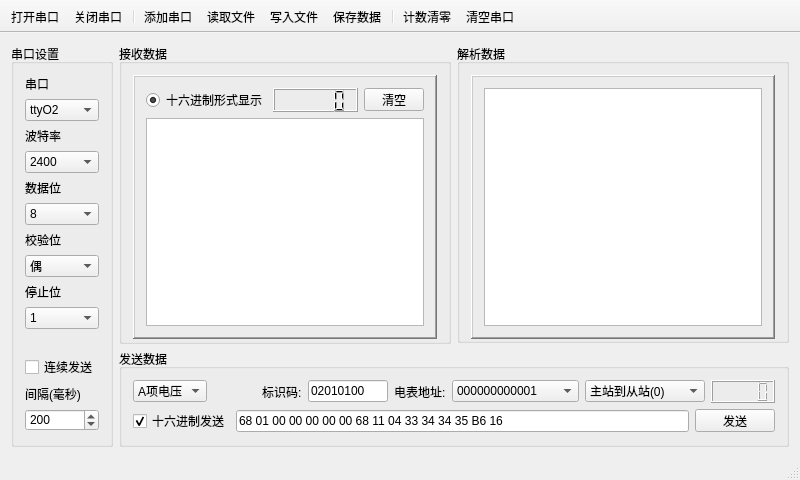
<?xml version="1.0" encoding="UTF-8"?>
<ui version="4.0">
 <class>EmterWindow</class>
 <widget class="QMainWindow" name="EmterWindow">
  <property name="enabled">
   <bool>true</bool>
  </property>
  <property name="geometry">
   <rect>
    <x>0</x>
    <y>0</y>
    <width>800</width>
    <height>480</height>
   </rect>
  </property>
  <property name="minimumSize">
   <size>
    <width>800</width>
    <height>480</height>
   </size>
  </property>
  <property name="font">
   <font>
    <family>Times New Roman</family>
    <pointsize>9</pointsize>
   </font>
  </property>
  <property name="cursor">
   <cursorShape>PointingHandCursor</cursorShape>
  </property>
  <property name="contextMenuPolicy">
   <enum>Qt::NoContextMenu</enum>
  </property>
  <property name="windowTitle">
   <string>QCom串口调试助手 1.0</string>
  </property>
  <property name="styleSheet">
   <string notr="true">QDialog{background:rgb(229, 255, 239)}
QStatusBar{background:url(:/images/header.bmp)}
QPushButton{background:url(:/images/header.bmp)}
QLCDNumber{background:url(:/images/lcd.bmp)}








</string>
  </property>
  <property name="iconSize">
   <size>
    <width>16</width>
    <height>16</height>
   </size>
  </property>
  <property name="toolButtonStyle">
   <enum>Qt::ToolButtonTextBesideIcon</enum>
  </property>
  <property name="animated">
   <bool>true</bool>
  </property>
  <widget class="QWidget" name="centralWidget">
   <layout class="QGridLayout" name="gridLayout">
    <item row="0" column="0" rowspan="2">
     <widget class="QGroupBox" name="groupBox">
      <property name="styleSheet">
       <string notr="true"/>
      </property>
      <property name="title">
       <string>串口设置</string>
      </property>
      <property name="flat">
       <bool>false</bool>
      </property>
      <layout class="QVBoxLayout" name="verticalLayout">
       <item>
        <widget class="QLabel" name="label">
         <property name="sizePolicy">
          <sizepolicy hsizetype="Preferred" vsizetype="Fixed">
           <horstretch>0</horstretch>
           <verstretch>0</verstretch>
          </sizepolicy>
         </property>
         <property name="text">
          <string>串口</string>
         </property>
        </widget>
       </item>
       <item>
        <widget class="QComboBox" name="portNameComboBox">
         <property name="currentIndex">
          <number>2</number>
         </property>
         <item>
          <property name="text">
           <string>ttyO0</string>
          </property>
         </item>
         <item>
          <property name="text">
           <string>ttyO1</string>
          </property>
         </item>
         <item>
          <property name="text">
           <string>ttyO2</string>
          </property>
         </item>
         <item>
          <property name="text">
           <string>ttyO3</string>
          </property>
         </item>
         <item>
          <property name="text">
           <string>ttyO4</string>
          </property>
         </item>
         <item>
          <property name="text">
           <string>ttyO5</string>
          </property>
         </item>
         <item>
          <property name="text">
           <string>ttyUSB0</string>
          </property>
         </item>
         <item>
          <property name="text">
           <string>ttyUSB1</string>
          </property>
         </item>
         <item>
          <property name="text">
           <string>ttyUSB2</string>
          </property>
         </item>
         <item>
          <property name="text">
           <string>ttyUSB3</string>
          </property>
         </item>
         <item>
          <property name="text">
           <string>ttyUSB4</string>
          </property>
         </item>
        </widget>
       </item>
       <item>
        <widget class="QLabel" name="label_2">
         <property name="sizePolicy">
          <sizepolicy hsizetype="Preferred" vsizetype="Fixed">
           <horstretch>0</horstretch>
           <verstretch>0</verstretch>
          </sizepolicy>
         </property>
         <property name="text">
          <string>波特率</string>
         </property>
        </widget>
       </item>
       <item>
        <widget class="QComboBox" name="baudRateComboBox">
         <property name="currentIndex">
          <number>10</number>
         </property>
         <item>
          <property name="text">
           <string>50</string>
          </property>
         </item>
         <item>
          <property name="text">
           <string>75</string>
          </property>
         </item>
         <item>
          <property name="text">
           <string>110</string>
          </property>
         </item>
         <item>
          <property name="text">
           <string>134</string>
          </property>
         </item>
         <item>
          <property name="text">
           <string>150</string>
          </property>
         </item>
         <item>
          <property name="text">
           <string>200</string>
          </property>
         </item>
         <item>
          <property name="text">
           <string>300</string>
          </property>
         </item>
         <item>
          <property name="text">
           <string>600</string>
          </property>
         </item>
         <item>
          <property name="text">
           <string>1200</string>
          </property>
         </item>
         <item>
          <property name="text">
           <string>1800</string>
          </property>
         </item>
         <item>
          <property name="text">
           <string>2400</string>
          </property>
         </item>
         <item>
          <property name="text">
           <string>4800</string>
          </property>
         </item>
         <item>
          <property name="text">
           <string>9600</string>
          </property>
         </item>
         <item>
          <property name="text">
           <string>14400</string>
          </property>
         </item>
         <item>
          <property name="text">
           <string>19200</string>
          </property>
         </item>
         <item>
          <property name="text">
           <string>38400</string>
          </property>
         </item>
         <item>
          <property name="text">
           <string>56000</string>
          </property>
         </item>
         <item>
          <property name="text">
           <string>57600</string>
          </property>
         </item>
         <item>
          <property name="text">
           <string>76800</string>
          </property>
         </item>
         <item>
          <property name="text">
           <string>115200</string>
          </property>
         </item>
         <item>
          <property name="text">
           <string>128000</string>
          </property>
         </item>
         <item>
          <property name="text">
           <string>256000</string>
          </property>
         </item>
        </widget>
       </item>
       <item>
        <widget class="QLabel" name="label_3">
         <property name="sizePolicy">
          <sizepolicy hsizetype="Preferred" vsizetype="Fixed">
           <horstretch>0</horstretch>
           <verstretch>0</verstretch>
          </sizepolicy>
         </property>
         <property name="text">
          <string>数据位</string>
         </property>
        </widget>
       </item>
       <item>
        <widget class="QComboBox" name="dataBitsComboBox">
         <property name="currentIndex">
          <number>3</number>
         </property>
         <item>
          <property name="text">
           <string>5</string>
          </property>
         </item>
         <item>
          <property name="text">
           <string>6</string>
          </property>
         </item>
         <item>
          <property name="text">
           <string>7</string>
          </property>
         </item>
         <item>
          <property name="text">
           <string>8</string>
          </property>
         </item>
        </widget>
       </item>
       <item>
        <widget class="QLabel" name="label_4">
         <property name="sizePolicy">
          <sizepolicy hsizetype="Preferred" vsizetype="Fixed">
           <horstretch>0</horstretch>
           <verstretch>0</verstretch>
          </sizepolicy>
         </property>
         <property name="text">
          <string>校验位</string>
         </property>
        </widget>
       </item>
       <item>
        <widget class="QComboBox" name="parityComboBox">
         <property name="currentIndex">
          <number>2</number>
         </property>
         <item>
          <property name="text">
           <string>无</string>
          </property>
         </item>
         <item>
          <property name="text">
           <string>奇</string>
          </property>
         </item>
         <item>
          <property name="text">
           <string>偶</string>
          </property>
         </item>
        </widget>
       </item>
       <item>
        <widget class="QLabel" name="label_5">
         <property name="sizePolicy">
          <sizepolicy hsizetype="Preferred" vsizetype="Fixed">
           <horstretch>0</horstretch>
           <verstretch>0</verstretch>
          </sizepolicy>
         </property>
         <property name="text">
          <string>停止位</string>
         </property>
        </widget>
       </item>
       <item>
        <widget class="QComboBox" name="stopBitsComboBox">
         <item>
          <property name="text">
           <string>1</string>
          </property>
         </item>
         <item>
          <property name="text">
           <string>2</string>
          </property>
         </item>
        </widget>
       </item>
       <item>
        <spacer name="verticalSpacer">
         <property name="orientation">
          <enum>Qt::Vertical</enum>
         </property>
         <property name="sizeType">
          <enum>QSizePolicy::Fixed</enum>
         </property>
         <property name="sizeHint" stdset="0">
          <size>
           <width>20</width>
           <height>20</height>
          </size>
         </property>
        </spacer>
       </item>
       <item>
        <widget class="QCheckBox" name="obocheckBox">
         <property name="text">
          <string>连续发送</string>
         </property>
        </widget>
       </item>
       <item>
        <widget class="QLabel" name="label_6">
         <property name="sizePolicy">
          <sizepolicy hsizetype="Preferred" vsizetype="Fixed">
           <horstretch>0</horstretch>
           <verstretch>0</verstretch>
          </sizepolicy>
         </property>
         <property name="text">
          <string>间隔(毫秒)</string>
         </property>
        </widget>
       </item>
       <item>
        <widget class="QSpinBox" name="delayspinBox">
         <property name="minimum">
          <number>10</number>
         </property>
         <property name="maximum">
          <number>5000</number>
         </property>
         <property name="value">
          <number>200</number>
         </property>
        </widget>
       </item>
      </layout>
     </widget>
    </item>
    <item row="0" column="1">
     <widget class="QGroupBox" name="groupBox_2">
      <property name="minimumSize">
       <size>
        <width>0</width>
        <height>300</height>
       </size>
      </property>
      <property name="maximumSize">
       <size>
        <width>350</width>
        <height>16777215</height>
       </size>
      </property>
      <property name="styleSheet">
       <string notr="true"/>
      </property>
      <property name="title">
       <string>接收数据</string>
      </property>
      <property name="flat">
       <bool>true</bool>
      </property>
      <layout class="QVBoxLayout" name="verticalLayout_5">
       <item>
        <widget class="QFrame" name="frame_3">
         <property name="minimumSize">
          <size>
           <width>0</width>
           <height>264</height>
          </size>
         </property>
         <property name="maximumSize">
          <size>
           <width>16777215</width>
           <height>264</height>
          </size>
         </property>
         <property name="styleSheet">
          <string notr="true"/>
         </property>
         <property name="frameShape">
          <enum>QFrame::WinPanel</enum>
         </property>
         <property name="frameShadow">
          <enum>QFrame::Raised</enum>
         </property>
         <property name="lineWidth">
          <number>1</number>
         </property>
         <property name="midLineWidth">
          <number>0</number>
         </property>
         <layout class="QVBoxLayout" name="verticalLayout_3">
          <item>
           <layout class="QVBoxLayout" name="verticalLayout_2">
            <item>
             <layout class="QHBoxLayout" name="horizontalLayout">
              <item>
               <widget class="QRadioButton" name="chradioButton">
                <property name="toolTip">
                 <string>&lt;html&gt;&lt;head/&gt;&lt;body&gt;&lt;p&gt;以十六进制方式显示数据&lt;/p&gt;&lt;/body&gt;&lt;/html&gt;</string>
                </property>
                <property name="text">
                 <string>十六进制形式显示</string>
                </property>
                <property name="checked">
                 <bool>true</bool>
                </property>
               </widget>
              </item>
              <item>
               <widget class="QLCDNumber" name="recvbyteslcdNumber">
                <property name="sizePolicy">
                 <sizepolicy hsizetype="Preferred" vsizetype="Minimum">
                  <horstretch>0</horstretch>
                  <verstretch>0</verstretch>
                 </sizepolicy>
                </property>
                <property name="toolTip">
                 <string>已接收字节数</string>
                </property>
                <property name="styleSheet">
                 <string notr="true"/>
                </property>
               </widget>
              </item>
              <item>
               <widget class="QPushButton" name="clearUpBtn">
                <property name="minimumSize">
                 <size>
                  <width>0</width>
                  <height>23</height>
                 </size>
                </property>
                <property name="maximumSize">
                 <size>
                  <width>60</width>
                  <height>23</height>
                 </size>
                </property>
                <property name="text">
                 <string>清空</string>
                </property>
                <property name="icon">
                 <iconset resource="images.qrc">
                  <normaloff>:/images/edit-clear.png</normaloff>:/images/edit-clear.png</iconset>
                </property>
               </widget>
              </item>
             </layout>
            </item>
            <item>
             <widget class="QTextBrowser" name="textBrowser"/>
            </item>
           </layout>
          </item>
         </layout>
        </widget>
       </item>
      </layout>
     </widget>
    </item>
    <item row="0" column="2">
     <widget class="QGroupBox" name="groupBox_3">
      <property name="minimumSize">
       <size>
        <width>0</width>
        <height>0</height>
       </size>
      </property>
      <property name="title">
       <string>解析数据</string>
      </property>
      <layout class="QVBoxLayout" name="verticalLayout_4">
       <item>
        <widget class="QFrame" name="frame">
         <property name="minimumSize">
          <size>
           <width>280</width>
           <height>264</height>
          </size>
         </property>
         <property name="maximumSize">
          <size>
           <width>16777215</width>
           <height>264</height>
          </size>
         </property>
         <property name="frameShape">
          <enum>QFrame::WinPanel</enum>
         </property>
         <property name="frameShadow">
          <enum>QFrame::Raised</enum>
         </property>
         <layout class="QGridLayout" name="gridLayout_2">
          <item row="0" column="0">
           <widget class="QTextBrowser" name="analyse_rev"/>
          </item>
         </layout>
        </widget>
       </item>
      </layout>
     </widget>
    </item>
    <item row="1" column="1" colspan="2">
     <widget class="QGroupBox" name="groupBox_4">
      <property name="styleSheet">
       <string notr="true"/>
      </property>
      <property name="title">
       <string>发送数据</string>
      </property>
      <property name="flat">
       <bool>true</bool>
      </property>
      <layout class="QVBoxLayout" name="verticalLayout_7">
       <item>
        <layout class="QHBoxLayout" name="horizontalLayout_2">
         <item>
          <widget class="QComboBox" name="sendcomboBox">
           <item>
            <property name="text">
             <string>A项电压</string>
            </property>
           </item>
           <item>
            <property name="text">
             <string>A项电流</string>
            </property>
           </item>
          </widget>
         </item>
         <item>
          <spacer name="horizontalSpacer_2">
           <property name="orientation">
            <enum>Qt::Horizontal</enum>
           </property>
           <property name="sizeHint" stdset="0">
            <size>
             <width>40</width>
             <height>20</height>
            </size>
           </property>
          </spacer>
         </item>
         <item>
          <widget class="QLabel" name="label_8">
           <property name="minimumSize">
            <size>
             <width>0</width>
             <height>0</height>
            </size>
           </property>
           <property name="maximumSize">
            <size>
             <width>65</width>
             <height>16777215</height>
            </size>
           </property>
           <property name="text">
            <string>标识码:</string>
           </property>
          </widget>
         </item>
         <item>
          <widget class="QLineEdit" name="RulerID">
           <property name="minimumSize">
            <size>
             <width>80</width>
             <height>0</height>
            </size>
           </property>
           <property name="maximumSize">
            <size>
             <width>80</width>
             <height>16777215</height>
            </size>
           </property>
           <property name="text">
            <string>02010100</string>
           </property>
          </widget>
         </item>
         <item>
          <widget class="QLabel" name="label_9">
           <property name="maximumSize">
            <size>
             <width>65</width>
             <height>16777215</height>
            </size>
           </property>
           <property name="text">
            <string>电表地址:</string>
           </property>
          </widget>
         </item>
         <item>
          <widget class="QComboBox" name="addrcomboBox">
           <property name="minimumSize">
            <size>
             <width>127</width>
             <height>0</height>
            </size>
           </property>
           <item>
            <property name="text">
             <string>000000000001</string>
            </property>
           </item>
           <item>
            <property name="text">
             <string>000000000002</string>
            </property>
           </item>
          </widget>
         </item>
         <item>
          <widget class="QComboBox" name="dircomboBox">
           <property name="minimumSize">
            <size>
             <width>120</width>
             <height>0</height>
            </size>
           </property>
           <item>
            <property name="text">
             <string>主站到从站(0)</string>
            </property>
           </item>
           <item>
            <property name="text">
             <string>从站到主站(1)</string>
            </property>
           </item>
          </widget>
         </item>
         <item>
          <widget class="QLCDNumber" name="sendbyteslcdNumber">
           <property name="maximumSize">
            <size>
             <width>16777215</width>
             <height>27</height>
            </size>
           </property>
          </widget>
         </item>
        </layout>
       </item>
       <item>
        <layout class="QHBoxLayout" name="horizontalLayout_10">
         <item>
          <widget class="QCheckBox" name="sendAsHexcheckBox">
           <property name="toolTip">
            <string>&lt;html&gt;&lt;head/&gt;&lt;body&gt;&lt;p&gt;以十六进制方式发送数据（默认为字符方式）&lt;/p&gt;&lt;/body&gt;&lt;/html&gt;</string>
           </property>
           <property name="text">
            <string>十六进制发送</string>
           </property>
           <property name="checked">
            <bool>true</bool>
           </property>
          </widget>
         </item>
         <item>
          <widget class="QLineEdit" name="sendMsgLineEdit">
           <property name="text">
            <string>68 01 00 00 00 00 00 68 11 04 33 34 34 35 B6 16</string>
           </property>
           <property name="maxLength">
            <number>10000</number>
           </property>
           <property name="dragEnabled">
            <bool>false</bool>
           </property>
          </widget>
         </item>
         <item>
          <widget class="QPushButton" name="sendmsgBtn">
           <property name="minimumSize">
            <size>
             <width>0</width>
             <height>23</height>
            </size>
           </property>
           <property name="maximumSize">
            <size>
             <width>100</width>
             <height>23</height>
            </size>
           </property>
           <property name="text">
            <string>发送</string>
           </property>
           <property name="icon">
            <iconset resource="images.qrc">
             <normaloff>:/images/send.png</normaloff>:/images/send.png</iconset>
           </property>
           <property name="autoDefault">
            <bool>false</bool>
           </property>
           <property name="default">
            <bool>false</bool>
           </property>
          </widget>
         </item>
        </layout>
       </item>
      </layout>
     </widget>
    </item>
   </layout>
  </widget>
  <widget class="QToolBar" name="mainToolBar">
   <property name="sizePolicy">
    <sizepolicy hsizetype="Preferred" vsizetype="Fixed">
     <horstretch>0</horstretch>
     <verstretch>0</verstretch>
    </sizepolicy>
   </property>
   <property name="minimumSize">
    <size>
     <width>0</width>
     <height>0</height>
    </size>
   </property>
   <property name="maximumSize">
    <size>
     <width>16777215</width>
     <height>55</height>
    </size>
   </property>
   <property name="font">
    <font>
     <pointsize>9</pointsize>
    </font>
   </property>
   <property name="cursor">
    <cursorShape>PointingHandCursor</cursorShape>
   </property>
   <property name="focusPolicy">
    <enum>Qt::StrongFocus</enum>
   </property>
   <property name="contextMenuPolicy">
    <enum>Qt::NoContextMenu</enum>
   </property>
   <property name="movable">
    <bool>false</bool>
   </property>
   <property name="allowedAreas">
    <set>Qt::NoToolBarArea</set>
   </property>
   <property name="iconSize">
    <size>
     <width>20</width>
     <height>20</height>
    </size>
   </property>
   <property name="floatable">
    <bool>true</bool>
   </property>
   <attribute name="toolBarArea">
    <enum>TopToolBarArea</enum>
   </attribute>
   <attribute name="toolBarBreak">
    <bool>false</bool>
   </attribute>
   <addaction name="actionOpen"/>
   <addaction name="actionClose"/>
   <addaction name="separator"/>
   <addaction name="actionAdd"/>
   <addaction name="actionLoadfile"/>
   <addaction name="actionWriteToFile"/>
   <addaction name="actionSave"/>
   <addaction name="separator"/>
   <addaction name="actionClearBytes"/>
   <addaction name="actionCleanPort"/>
  </widget>
  <widget class="QStatusBar" name="statusBar"/>
  <action name="actionAdd">
   <property name="checkable">
    <bool>false</bool>
   </property>
   <property name="icon">
    <iconset resource="images.qrc">
     <normaloff>:/images/add.png</normaloff>:/images/add.png</iconset>
   </property>
   <property name="text">
    <string>添加串口</string>
   </property>
   <property name="toolTip">
    <string>添加串口设备文件</string>
   </property>
   <property name="statusTip">
    <string>添加串口设备文件</string>
   </property>
  </action>
  <action name="actionOpen">
   <property name="icon">
    <iconset resource="images.qrc">
     <normaloff>:/images/open.png</normaloff>:/images/open.png</iconset>
   </property>
   <property name="text">
    <string>打开串口</string>
   </property>
   <property name="statusTip">
    <string>打开串口</string>
   </property>
  </action>
  <action name="actionClose">
   <property name="icon">
    <iconset resource="images.qrc">
     <normaloff>:/images/stop.png</normaloff>:/images/stop.png</iconset>
   </property>
   <property name="text">
    <string>关闭串口</string>
   </property>
   <property name="statusTip">
    <string>关闭串口</string>
   </property>
  </action>
  <action name="actionExit">
   <property name="icon">
    <iconset resource="images.qrc">
     <normaloff>:/images/exit.png</normaloff>:/images/exit.png</iconset>
   </property>
   <property name="text">
    <string>退出程序</string>
   </property>
   <property name="statusTip">
    <string>退出程序</string>
   </property>
  </action>
  <action name="actionAbout">
   <property name="icon">
    <iconset resource="images.qrc">
     <normaloff>:/images/mesage.png</normaloff>:/images/mesage.png</iconset>
   </property>
   <property name="text">
    <string>关于Wincom</string>
   </property>
   <property name="statusTip">
    <string>关于Wincom</string>
   </property>
  </action>
  <action name="actionSave">
   <property name="icon">
    <iconset resource="images.qrc">
     <normaloff>:/images/save.png</normaloff>:/images/save.png</iconset>
   </property>
   <property name="text">
    <string>保存数据</string>
   </property>
   <property name="toolTip">
    <string>保存收发框内的数据</string>
   </property>
   <property name="statusTip">
    <string>保存收发框内的数据</string>
   </property>
  </action>
  <action name="actionClearBytes">
   <property name="icon">
    <iconset resource="images.qrc">
     <normaloff>:/images/clearbytes.png</normaloff>:/images/clearbytes.png</iconset>
   </property>
   <property name="text">
    <string>计数清零</string>
   </property>
   <property name="toolTip">
    <string>清零已收到的字节数</string>
   </property>
   <property name="statusTip">
    <string>清零已收到的字节数</string>
   </property>
  </action>
  <action name="actionLoadfile">
   <property name="icon">
    <iconset resource="images.qrc">
     <normaloff>:/images/loadfile.png</normaloff>:/images/loadfile.png</iconset>
   </property>
   <property name="text">
    <string>读取文件</string>
   </property>
   <property name="toolTip">
    <string>载入外部文件作为发送内容</string>
   </property>
   <property name="statusTip">
    <string>载入外部文件作为发送内容</string>
   </property>
  </action>
  <action name="actionCleanPort">
   <property name="icon">
    <iconset resource="images.qrc">
     <normaloff>:/images/cleanport.png</normaloff>:/images/cleanport.png</iconset>
   </property>
   <property name="text">
    <string>清空串口</string>
   </property>
   <property name="toolTip">
    <string>清空串口中I/O数据</string>
   </property>
   <property name="statusTip">
    <string>清空串口中I/O数据</string>
   </property>
  </action>
  <action name="actionWriteToFile">
   <property name="checkable">
    <bool>true</bool>
   </property>
   <property name="icon">
    <iconset resource="images.qrc">
     <normaloff>:/images/write2file.png</normaloff>:/images/write2file.png</iconset>
   </property>
   <property name="text">
    <string>写入文件</string>
   </property>
   <property name="toolTip">
    <string>将读取数据写入到文件</string>
   </property>
   <property name="statusTip">
    <string>将读取数据写入到文件</string>
   </property>
  </action>
 </widget>
 <layoutdefault spacing="6" margin="11"/>
 <resources>
  <include location="images.qrc"/>
 </resources>
 <connections/>
</ui>
